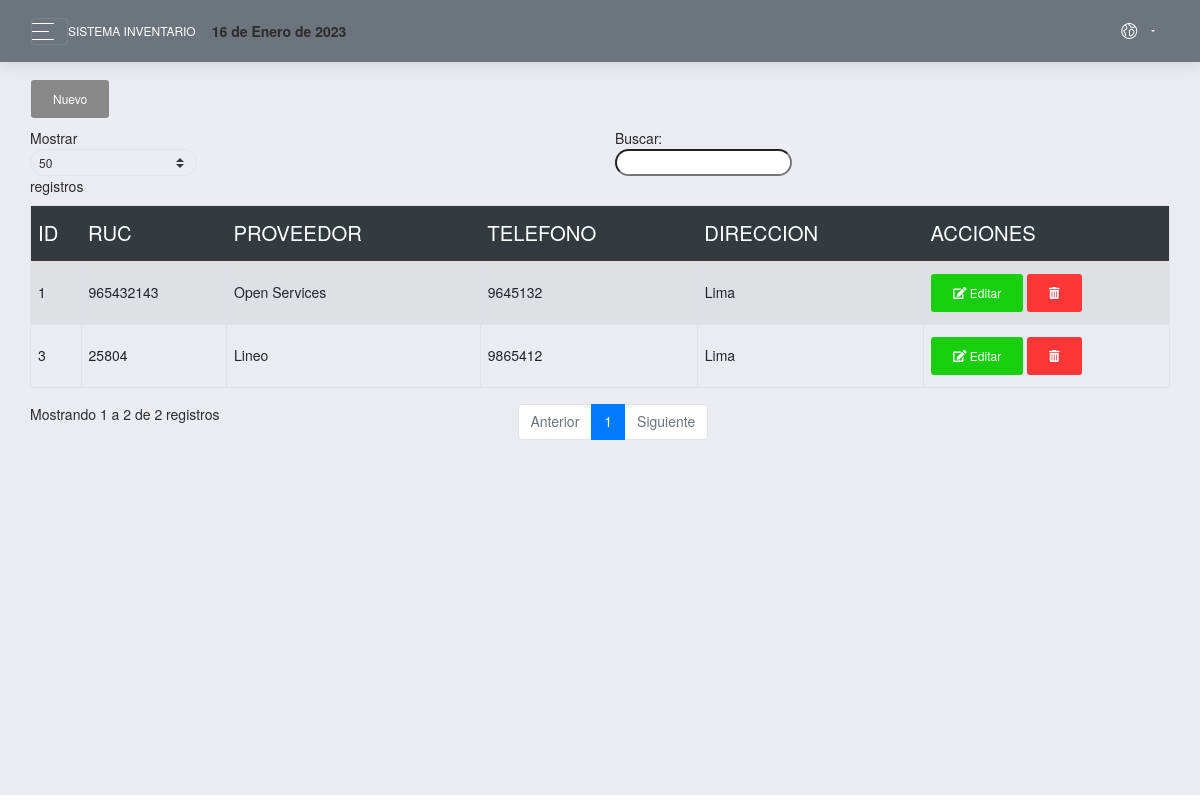
Screenshot of /sistema/lista_proveedor.php (signed in) with the database file from the repository.
### tables this page shows
CREATE TABLE `proveedor` (
  `codproveedor` int(11) NOT NULL,
  `proveedor` varchar(100) NOT NULL,
  `contacto` varchar(100) NOT NULL,
  `telefono` int(11) NOT NULL,
  `direccion` varchar(100) NOT NULL,
  `usuario_id` int(11) NOT NULL
);

### sistema/lista_proveedor.php (the view)
<?php include_once "includes/header.php"; ?>
<div class="content">
	<div class="row">
		<div class="col-lg-12">
			<a href="registro_proveedor.php" class="btn btn-secondary">Nuevo</a>
			<div class="table-responsive">
				<table class="table table-striped table-bordered" id="table">
					<thead class="thead-dark">
						<tr>
							<th>ID</th>
							<th>RUC</th>
							<th>PROVEEDOR</th>
							<th>TELEFONO</th>
							<th>DIRECCION</th>
							<?php if ($_SESSION['rol'] != 2) { ?>
								<th>ACCIONES</th>
							<?php } ?>
						</tr>
					</thead>
					<tbody>
						<?php
						include "../conexion.php";
						$query = mysqli_query($conexion, "SELECT * FROM proveedor");
						$result = mysqli_num_rows($query);
						if ($result > 0) {
							while ($data = mysqli_fetch_assoc($query)) { ?>
								<tr>
									<td><?php echo $data['codproveedor']; ?></td>
									<td><?php echo $data['contacto']; ?></td>
									<td><?php echo $data['proveedor']; ?></td>
									<td><?php echo $data['telefono']; ?></td>
									<td><?php echo $data['direccion']; ?></td>
									<?php if ($_SESSION['rol'] != 2) { ?>
										<td>
											<a href="editar_proveedor.php?id=<?php echo $data['codproveedor']; ?>" class="btn btn-success"><i class='fas fa-edit'></i> Editar</a>
											<form action="eliminar_proveedor.php?id=<?php echo $data['codproveedor']; ?>" method="post" class="confirmar d-inline">
												<button class="btn btn-danger" type="submit"><i class='fas fa-trash-alt'></i> </button>
											</form>
										</td>
									<?php } ?>
								</tr>
						<?php }
						} ?>
					</tbody>
				</table>
			</div>
		</div>
	</div>
</div>
<?php include_once "includes/footer.php"; ?>

### rows the page displays
proveedor: codproveedor "1", contacto "965432143", proveedor "Open Services", telefono "9645132", direccion "Lima"
proveedor: codproveedor "3", contacto "25804", proveedor "Lineo", telefono "9865412", direccion "Lima"

### other values shown
fechaPeru() "16 de Enero de 2023"
